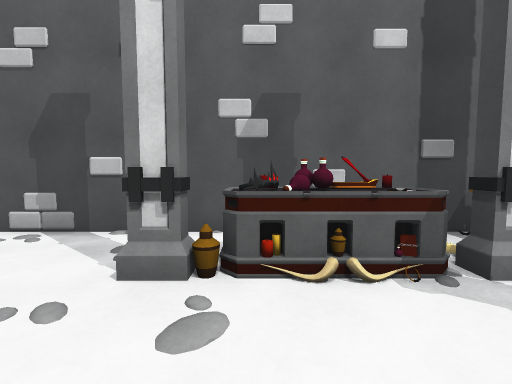
view 1 (above)

12 first-person views from a walk through a 3-D level made in the Unity game engine. The camera is 1.5 m above the floor, tilts 4° down and sees 90° across. The floor is counted in squares, 1 m on a side. Each view is taken from the middle of a square. On the plan, view 1 faces up. The plan holds only what a view shows up to about 13 squares ahead; the rest is blank. The place goes on beyond the plan. The player is left out.

view 2
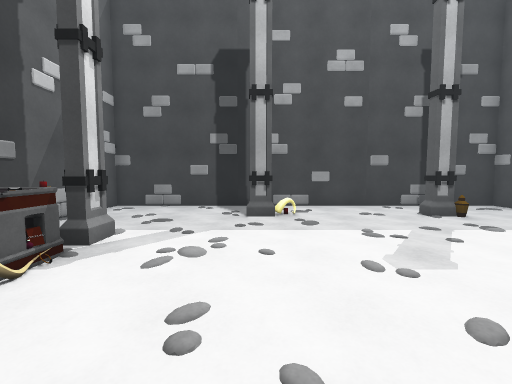

view 3
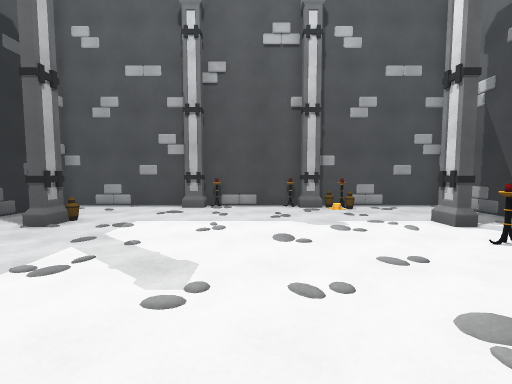

view 4
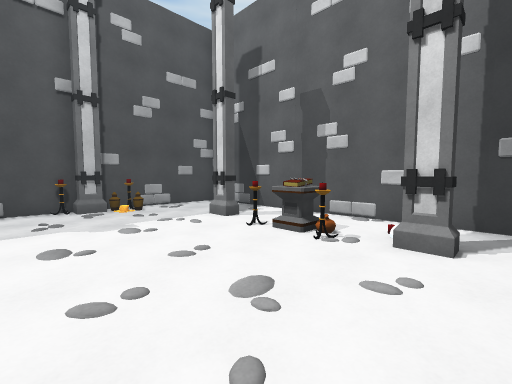

view 5
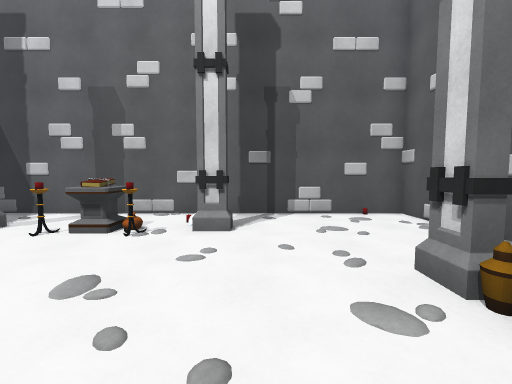

view 6
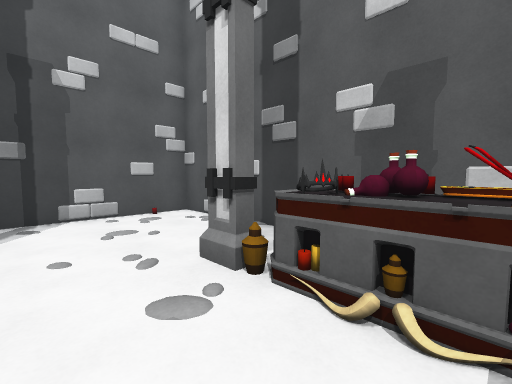

view 7
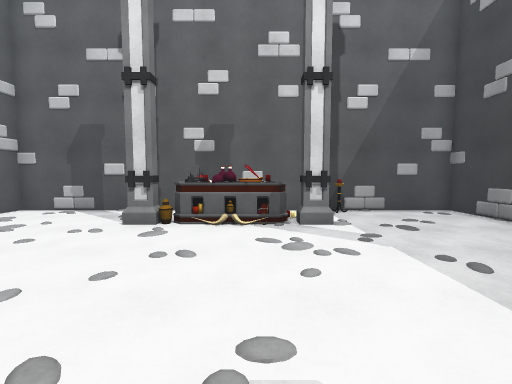

view 8
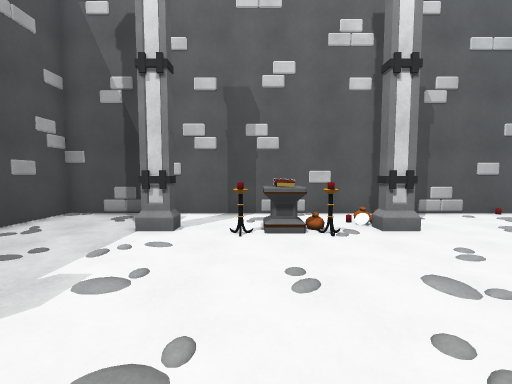

view 9
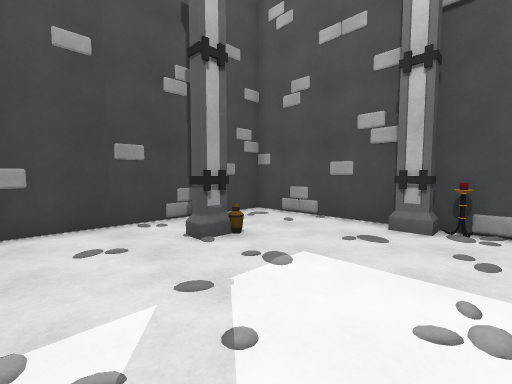

view 10
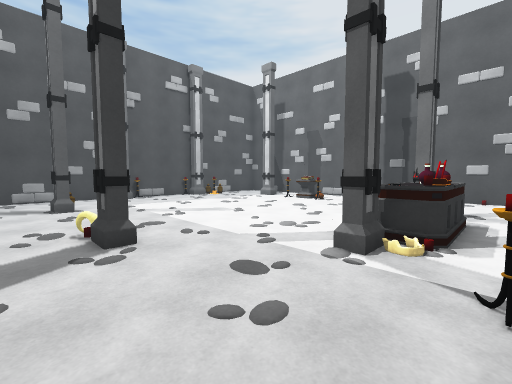

view 11
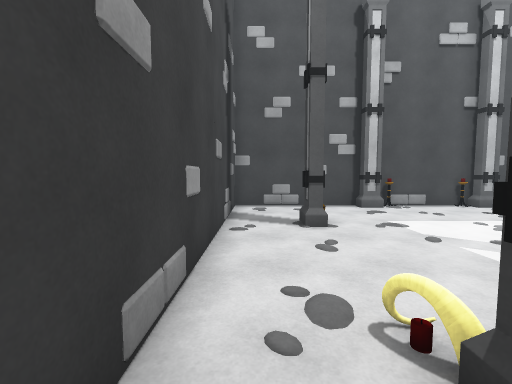

view 12
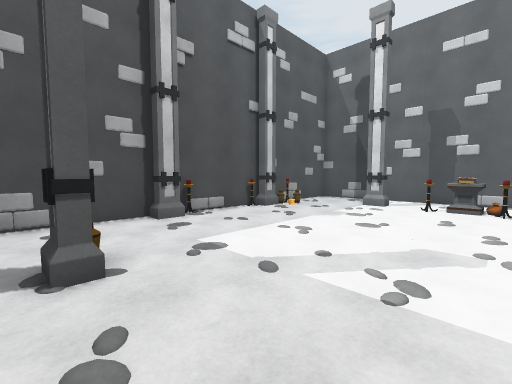

### Floor plan
Points are (right, up) in squares from view 1. A wall is a line through its corners. A room is listed if a view was taken in it or the views show most of it. See-through windows are left out.
Room 1 (views 1, 2, 3, 4, 5, 6, 7, 8, 9, 10, 11, 12)
walls: (3.4, 3.6) (3.4, 4.1) (4.2, 4.1) (4.2, 3.6) (3.4, 3.6); (7.1, -0.6) (7.1, 0.2) (7.5, 0.2) (7.5, -0.6); (-5.4, 0.2) (-4.7, 0.2) (-4.7, -0.6) (-5.2, -0.6); (-5.2, -6.3) (-4.7, -6.3) (-4.7, -7.2); (3.4, -10.5) (4.2, -10.5); (-2, -10.5) (-1.4, -10.5); (-0.5, -11.2) (10, -11.2) (10, 6.5) (-7.7, 6.5) (-7.7, -11.2) (-2, -11.2)
objects: pedestal (-5, -4); books (-5, -3); other object (-4, -10); candle (-4, -4); candle (-4, -2); other object (-3, -10); other object (-2, -10); candle (-1, -11); other object (-1, 4); altar (0, 4); other object (0, 5); potion (1, 4); other object (1, 5); altar (2, 4) to (3, 5); other object (2, 5); candle (3, -11); candle (5, 6); other object (7, -7); other object (7, -1)

Where each view was taken, in squares from view 1:
view 1: 0 up, 0 right, facing up
view 2: 0 up, 2 left, facing right
view 3: 1 up, 1 right, facing down
view 4: 1 up, 1 right, facing down-left
view 5: 1 up, 2 right, facing left
view 6: 1 up, 2 right, facing up-left
view 7: 4 down, 2 right, facing up
view 8: 4 down, 2 right, facing left
view 9: 3 down, 2 right, facing down-right
view 10: 6 up, 9 right, facing down-left
view 11: 1 up, 9 right, facing down
view 12: 2 down, 8 right, facing down-left
